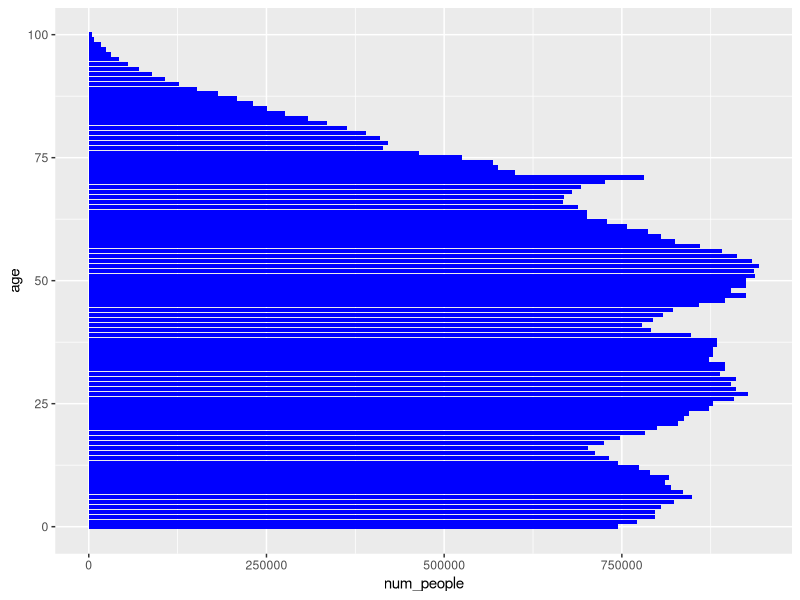
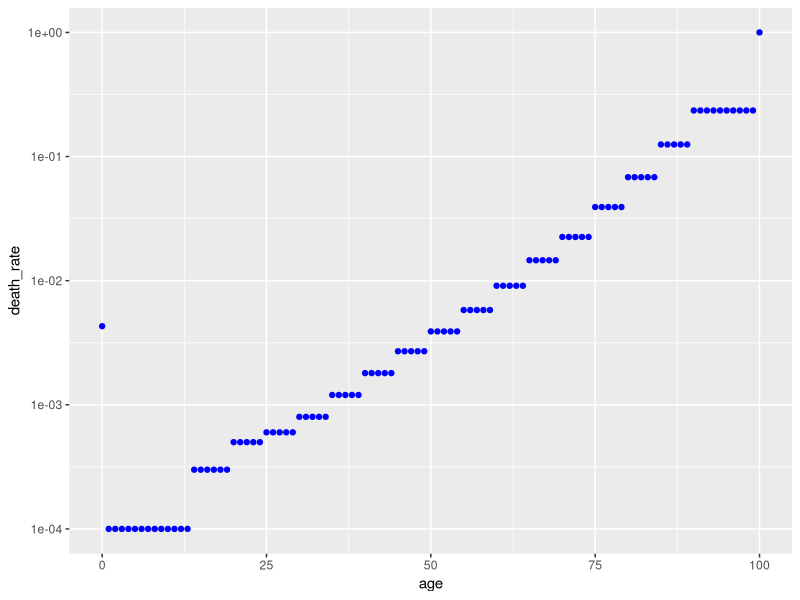
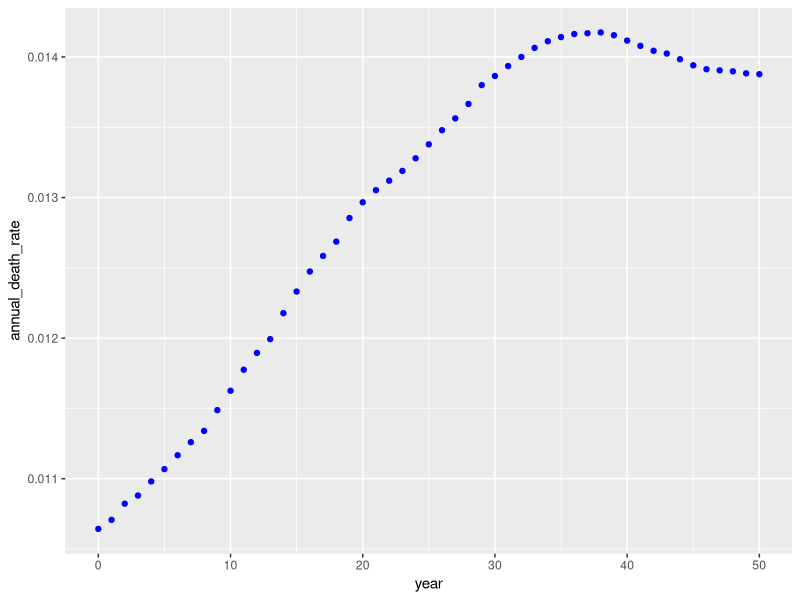
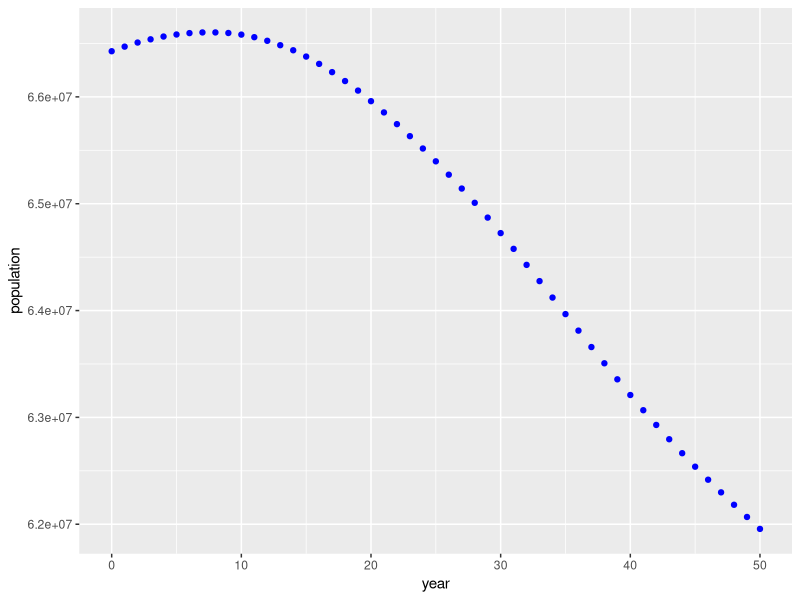
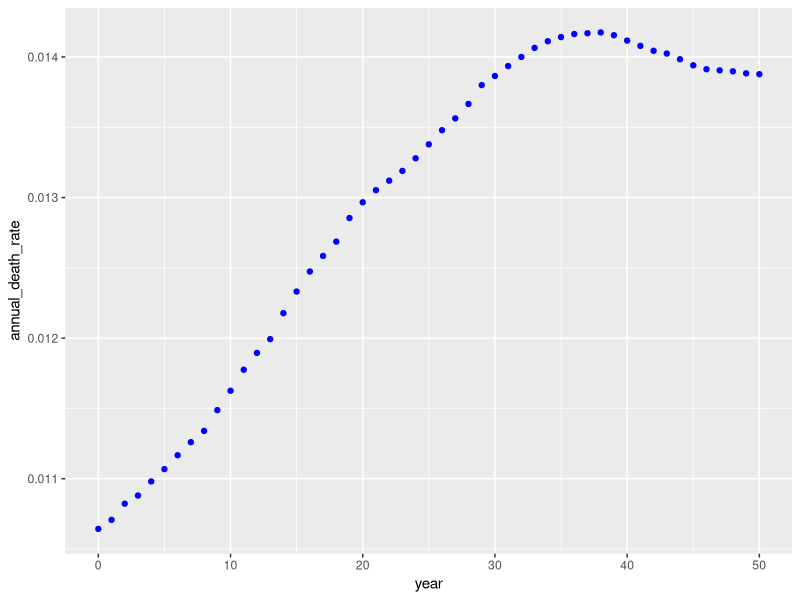
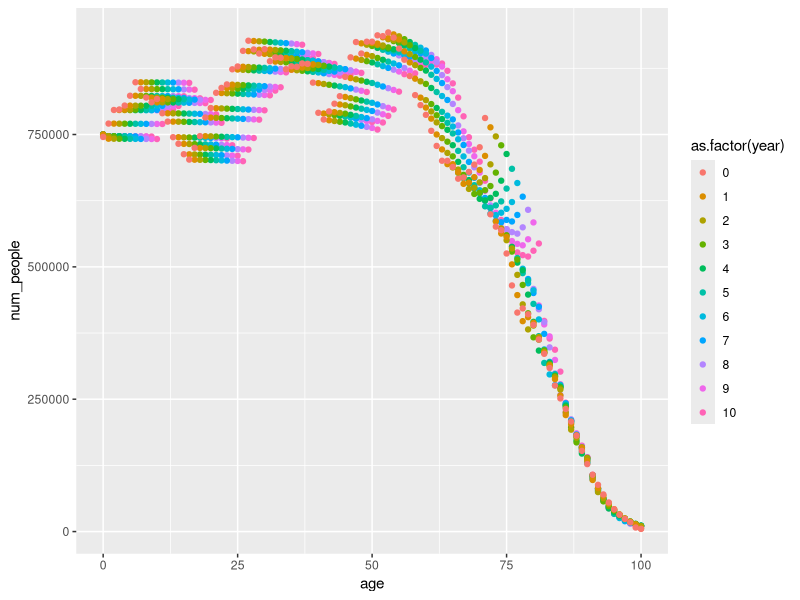

Reproduce these figures in R, in order.
#### INIT

library(dplyr)
library(ggplot2)

#### Read demo

demog <- 
    inner_join(read.csv("death_rate_v_age.csv"), read.csv("num_people_v_age.csv"), by = "age") %>%
    mutate(year = 0)

#### sanity checks

demog %>% 
    ggplot(aes(x = age, y = num_people)) + 
    geom_bar(stat = "identity", fill = "blue") +
    coord_flip() 

demog %>% 
    ggplot(aes(x = age, y = death_rate)) + 
    geom_point(colour = "blue") + 
    scale_y_log10()

demog %>% summarise(num_death = sum(num_people*death_rate), population = sum(num_people))
demog %>% summarise(annual_rate = sum(num_people*death_rate) / sum(num_people))

#### Generate next years

num_years <- 50
annual_birth <- 750000

for(i in (1:num_years)){
    demog <- 
        demog %>% 
        filter(year == max(year)) %>%
        mutate(num_people = num_people * (1-death_rate),
               num_people = num_people %>% lag(1),
               num_people = replace(num_people, is.na(num_people), annual_birth),
               year = year + 1) %>%
        rbind(demog)
}

#### time-series summaries

demog_summary <- 
    demog %>% 
    group_by(year) %>% 
    summarise(num_death = sum(num_people*death_rate), population = sum(num_people)) %>%
    mutate(annual_death_rate = num_death/population)

demog_summary %>% 
    ggplot(aes(x = year, y =annual_death_rate)) +
    geom_point(colour = "blue")

demog_summary %>% 
    ggplot(aes(x = year, y =population)) +
    geom_point(colour = "blue")

demog_summary %>% 
    ggplot(aes(x = year, y =annual_death_rate)) + 
    geom_point(colour = "blue")

demog %>% 
    filter(year <= 10) %>%
    ggplot(aes(x = age, y = num_people, colour = as.factor(year))) + 
    geom_point() 

